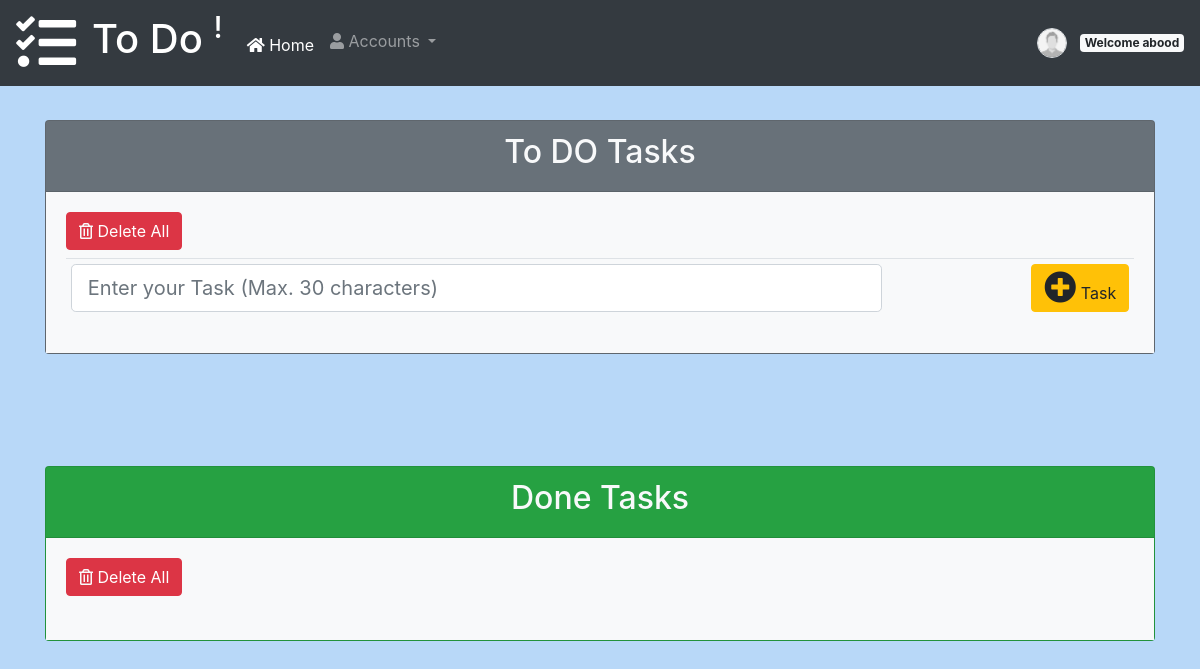
Page / (signed in) on the earlier database version.
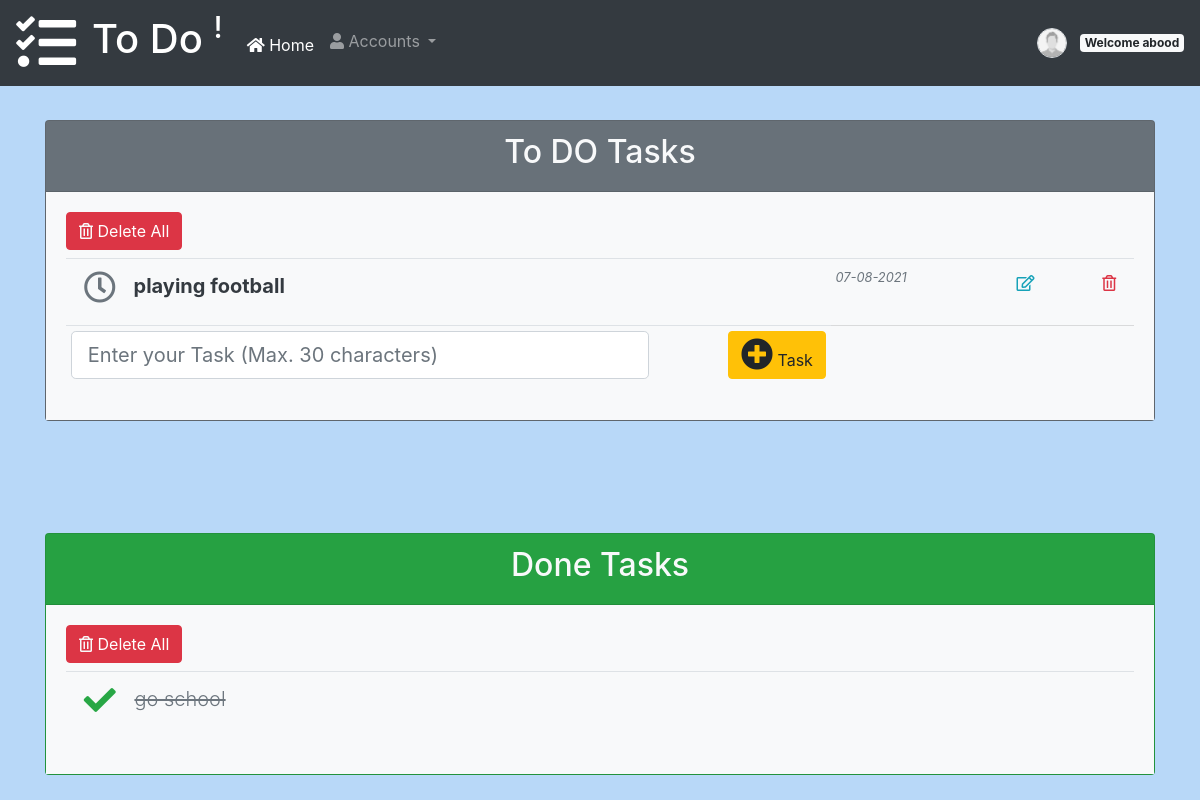
Same page on the later database version.
### todo/models.py (models this page shows, shortened)
class Task(models.Model):
    T_name = models.CharField(max_length=30)
    T_status = models.BooleanField(default=False)
    T_published = models.DateTimeField(auto_now_add=True,auto_now=False)
    T_user = models.ForeignKey(User, on_delete=models.CASCADE,related_name='U_tasks')
    class Meta:
        ordering = ('-T_published',)

### todo/views.py (the view)
# urls.py: path('',views.tasks,name='tasks'),
@login_required(login_url='users:UserLogin')
def tasks(request):
    tasks = Task.objects.filter(T_user=request.user)
    if request.method == 'POST':
        form = AddTask(request.POST)
        if 'T_name' in request.POST:
            T_name = request.POST['T_name']
            if T_name:
                if form.is_valid():
                        T_name = form.cleaned_data['T_name']
                        if T_name:
                            newtask= form.save(commit=False)
                            newtask.T_status = False
                            newtask.T_user = request.user
                            newtask= form.save()
                else:
                        print('novalid')
                        T_name = request.POST.get("T_name")
                        length_of_T_name = len(T_name)
                        print(length_of_T_name)
                        messages.warning(request, f"Error: maximum length limit is 30 characters (it has {length_of_T_name}).")
                return redirect('todo:tasks')
            else:
                messages.warning(request, 'please add task.')
                return redirect('todo:tasks')
    else:
        form = AddTask()
    context = {
        'tasks': tasks,
        'tasks_done': tasks.filter(T_status=True),
        'tasks_not_done': tasks.filter(T_status=False),
        'form' : form ,
    }
    return render(request, 'todo/index.html', context)

### todo/forms.py
class AddTask(forms.ModelForm):
    T_name = forms.CharField(max_length=30,label='add task')
    class Meta:
        model= Task
        fields = ('T_name',)

### todo/templates/todo/index.html (shortened to what the changed rows need)
{% extends 'base.html'  %}
{% load crispy_forms_tags %}
{% block content %}
<br><br><br><br><br>
<div class='container'>
    <div class="card bg-secondary text-dark mb-3">
      <div class="card-header"><h2 class="text-light text-center">To DO Tasks</h2></div>
        <div class="card-body bg-light table-responsive">
            <table class="table table-hover table-sm">
              <tbody>
                {% for task in tasks_not_done %}
                        <tr>
                                {% if task.T_status == False %}
                                    <td>
                                    <h5 class='font-weight-bold'>
                                      <a href="{% url 'todo:change_status' task_id=task.id %}" class="btn" role="button" aria-pressed="true">
                                      <i class="text-secondary far fa-clock fa-2x"></i>
                                      </a>
                                      <span>{{ task.T_name }}</span>
                                    </h5>
                                    <td/>
                                    <td>
                                       <small><span class='text-muted font-italic text-lef'>{{ task.T_published|date:'d-m-Y' }}</span><small>
                                    </td>
                                {% endif %}
                            <td>
                              <a type='submit' href="{% url 'todo:task_edit' task_id=task.id %}"   data-toggle="modal" data-target="#exampleModal"  class='float-right btn'>
                                  <i class="text-info far fa-edit fa-1x"></i>
                              </a>
                            </td>
                            <td>
                              <a href="{% url 'todo:task_delete' task_id=task.id %}" class='float-right btn'>
                                  <i class="text-danger far fa-trash-alt fa-1x"></i>
                              </a>
                            </td>
                        </tr>
                {% endfor %}
                </tbody>
            </table>
        </div>
      </div>
<br><br><br><br>
    <div class="card bg-success mb-3">
      <div class="card-header"><h2 class="text-light text-center">Done Tasks</h2></div>
        <div class="card-body bg-light table-responsive">
            <table class="table table-hover table-sm">
              <tbody>
                {% for task in tasks_done %}
                        <tr>
                            <td>
                                {% if task.T_status == False %}
                                    <h5 class='font-weight-bold'>
                                      <a href="{% url 'todo:change_status' task_id=task.id %}" class="btn" role="button" aria-pressed="true">
                                      <i class="text-secondary far fa-clock fa-2x"></i>
                                      </a>
                                      <span>{{ task.T_name }}</span>
                                    </h5>
                                {% else %}
                                    <h5 class='font-weight-light text-muted'>
                                      <a href="{% url 'todo:change_status' task_id=task.id %}" class="btn" role="button" aria-pressed="true">
                                      <i class="text-success fas fa-check fa-2x"></i>
                                      </a>
                                      <span><del> {{ task.T_name }}</del></span>
                                    </h5>
                                {% endif %}
                            </td>
                        </tr>
                {% endfor %}
                </tbody>
            </table>
        </div>
      </div>
</div>
{% endblock content  %}

Differences in the rows shown:
added Task: T_name "playing football", T_published "07-08-2021", shown under "To DO Tasks"
added Task: T_name "go school", shown under "Done Tasks"
